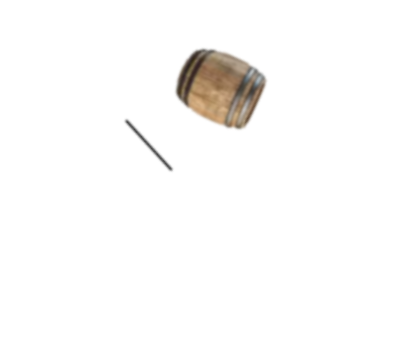
#> input picture data/cask7.png, 410 x 346 px, found by its file name
$ python rotateImgMethod.py
#> lines starting #> are read from the running program, lines starting #| are printed output that depends on the picture; after the words box and inside, x2 and y2 are one past the last pixel; in counts of white or black regions, pixels touching at a corner belong together; long printed decimals are rounded
from itertools import groupby
import cv2,numpy as np,random

#this function is from
# https://stackoverflow.com/questions/43892506/opencv-python-rotate-image-without-cropping-sides
# [26 lines left out: function rotate_image, not called in this run]

def get_h(obj_h,cask_m,real_obj_h=1,):
    global metre_per_pix
    metre_per_pix=real_obj_h/obj_h
    dist=cask_m*metre_per_pix
    return dist


def get_w(h_val=None):
    global cask_contour

    if (not h_val) or h_val>=h//2:
        h_val=random.randint(0,h//2)

    y1,y2=centre_y-h_val,centre_y+h_val
    tot=[]

    #find points on contour with the given height and return average width and both widths
    cask_contour=sorted(cask_contour,key=lambda x:x[0][1])
    for key,group in groupby(cask_contour,lambda x:x[0][1]):
        group=list(group)
        if key==y1 or key==y2:
            first,last=group[0][0],group[-1][0]
            dist=(group[-1][0][0]-group[0][0][0])*metre_per_pix
            tot.append(dist)
            cv2.line(img,first,last,(0,0,255),2)
            cv2.putText(img,f"{dist:.2f}",(first[0],first[1]-5),cv2.FONT_HERSHEY_SIMPLEX,.5,(0,0,255),2)
    return sum(tot)/2,tot

#find all the contours and shapes in the image
def get_shapes():
    global mask,contours,cask_contour,cask_box,obj_contour,obj_box,centre_x,centre_y,x,y,w,h,cnt_ind,coords_obj,dimens_obj,angle_obj
    mask=cv2.inRange(img_process,0,180)
    contours,_=cv2.findContours(mask,cv2.RETR_TREE,cv2.CHAIN_APPROX_NONE)
    contours=sorted(list(contours),key=cv2.contourArea,reverse=True)
    cask_contour=contours[0]
    cask_box=cv2.boundingRect(cask_contour)

    obj_contour=contours[1]
    obj_box=coords_obj,dimens_obj,angle_obj=cv2.minAreaRect(obj_contour)
    print(dimens_obj)
    obj_box=cv2.boxPoints(obj_box)
    obj_box=np.int0(obj_box)
    cnt_ind=0
    x,y,w,h=cask_box
    centre_x,centre_y=((w)//2+x,(h)//2+y)

img=cv2.imread("./data/cask7.png")
#> img is the input picture: shape (346, 410, 3); mean B, G, R 249.1, 250, 250.8
img=cv2.resize(img,(0,0),fx=2,fy=2)
#> img: shape (692, 820, 3)

img_process=cv2.cvtColor(img,cv2.COLOR_BGR2GRAY)
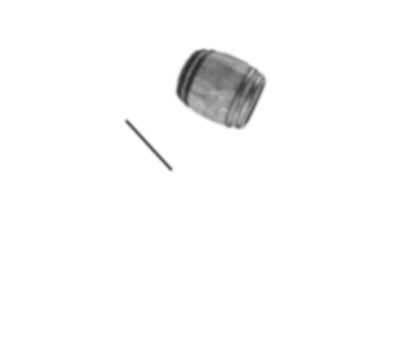
#> img_process: shape (692, 820) (shown at 1/2 size); min 41, max 255, mean 250.2
cv2.imshow("img",img_process)
cv2.imshow("img",img)
cv2.waitKey(0)

img_process=cv2.GaussianBlur(img_process,(5,5),0)
#create mask to get the contour of the cask and known object
mask=cv2.inRange(img_process,0,180)
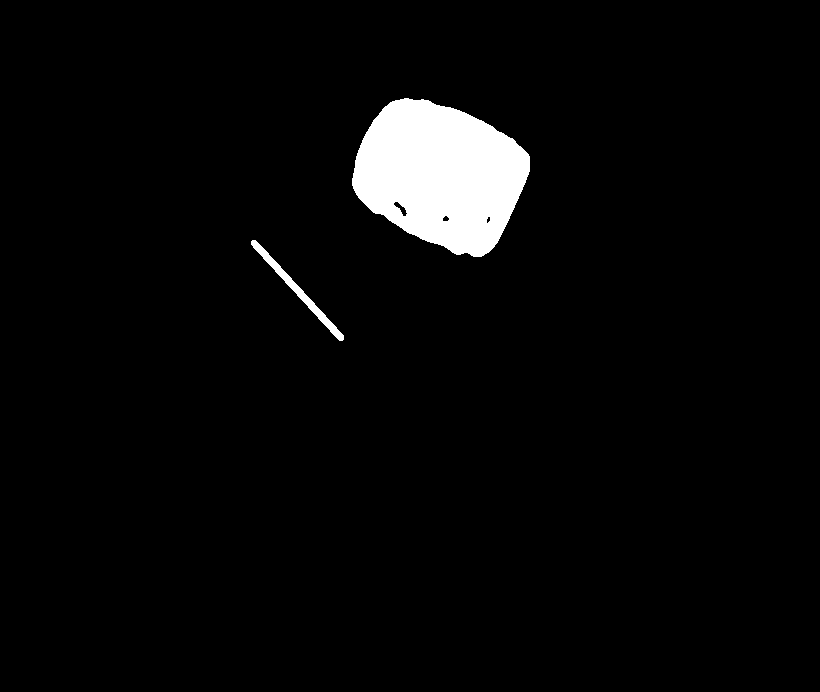
#> mask: shape (692, 820); 3.6% white; 2 white regions

#chain approx none used, as even though it uses more memory it
# ives more reliable results for getting width later
contours,_=cv2.findContours(mask,cv2.RETR_TREE,cv2.CHAIN_APPROX_NONE)
#> contours = 5 contours, 1 with area under 20; largest, box (x1, y1, x2, y2) and area: (352, 98, 530, 257) 19556, (251, 240, 344, 341) 850, (393, 201, 408, 217) 84, (442, 215, 450, 222) 30

#get largest contours which should be the cask and the object and get bounding box and circle
#cask should be the largest contour
contours=sorted(list(contours),key=cv2.contourArea,reverse=True)
cask_contour=contours[0]
#> cask_contour = contour of 463 points, box (x1, y1, x2, y2) (352, 98, 530, 257), area 19556
cask_box=coords_cask,dimens_cask,angle_cask=cv2.minAreaRect(cask_contour)
#> cask_box = ((438.1, 173.3), (132.9, 166.2), -65.22); coords_cask = (438.1, 173.3); dimens_cask = (132.9, 166.2); angle_cask = -65.22
cask_box=cv2.boxPoints(cask_box)
#> cask_box = [[485.7, 268.4], [334.9, 198.8], [390.6, 78.11], [541.4, 147.7]]
cask_box=np.int0(cask_box)
#> cask_box = [[485, 268], [334, 198], [390, 78], [541, 147]]


#rotate the box to get the object in the right orientation
if angle_cask>0 and angle_cask!=90:
    print(angle_cask)
    img=rotate_image(img,angle_cask)

black_mask=cv2.inRange(img,0,0)
#> black_mask: shape (692, 820); every value is 0
img=cv2.bitwise_not(img,img,mask=black_mask)
img_process=cv2.cvtColor(img,cv2.COLOR_BGR2GRAY)
img_process=cv2.GaussianBlur(img_process,(5,5),0)

get_shapes()
#> in get_shapes, `cask_box=cv2.boundingRect(cask_contour)`: cask_box = (352, 98, 178, 159)
#> in get_shapes, `obj_contour=contours[1]`: obj_contour = contour of 206 points, box (x1, y1, x2, y2) (251, 240, 344, 341), area 850
#> in get_shapes, `obj_box=coords_obj,dimens_obj,angle_obj=cv2.minAreaRect(obj_contour)`: obj_box = ((297.1, 289.9), (7.19, 134.5), -42.51); coords_obj = (297.1, 289.9); dimens_obj = (7.19, 134.5); angle_obj = -42.51
#| (7.187, 134.531)
#> in get_shapes, `obj_box=cv2.boxPoints(obj_box)`: obj_box = [[339.9, 341.9], [249, 242.7], [254.3, 237.9], [345.2, 337.1]]
#> in get_shapes, `obj_box=np.int0(obj_box)`: obj_box = [[339, 341], [249, 242], [254, 237], [345, 337]]
#> in get_shapes, `x,y,w,h=cask_box`: x = 352; y = 98; w = 178; h = 159
#> in get_shapes, `centre_x,centre_y=((w)//2+x,(h)//2+y)`: centre_x = 441; centre_y = 177

#if it is horizontal then rotate it to vertical
if cask_box[2]>cask_box[3]:
    img=cv2.rotate(img,cv2.ROTATE_90_CLOCKWISE)
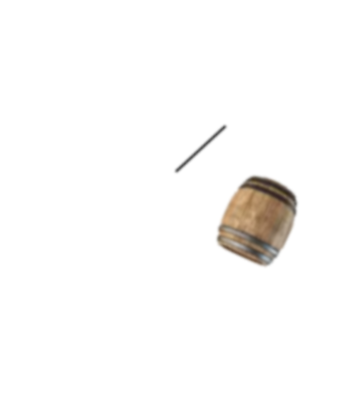
#> img: shape (820, 692, 3) (shown at 1/2 size); mean B, G, R 249.1, 250, 250.8
    img_process=cv2.cvtColor(img,cv2.COLOR_BGR2GRAY)
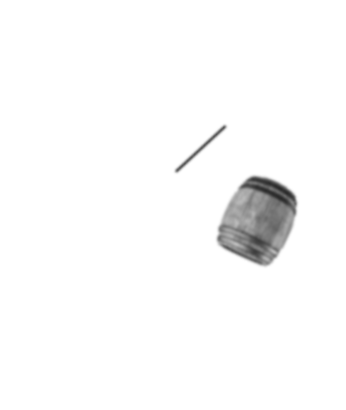
#> img_process: shape (820, 692) (shown at 1/2 size); min 41, max 255, mean 250.2
    img_process=cv2.GaussianBlur(img_process,(5,5),0)
    get_shapes()
#> in get_shapes (call 2), `mask=cv2.inRange(img_process,0,180)`:
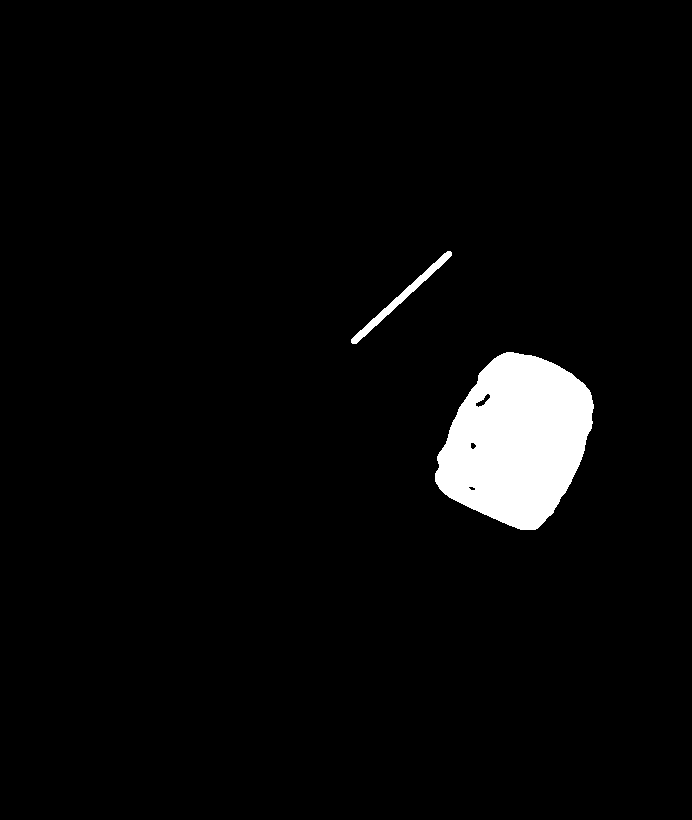
#> mask: shape (820, 692); 3.6% white; 2 white regions
#> in get_shapes (call 2), `contours,_=cv2.findContours(mask,cv2.RETR_TREE,cv2.CHAIN_APPROX_NONE)`: contours = 5 contours, 1 with area under 20; largest, box (x1, y1, x2, y2) and area: (435, 352, 594, 530) 19556, (351, 251, 452, 344) 850, (475, 393, 491, 408) 84, (470, 442, 477, 450) 30
#> in get_shapes (call 2), `cask_contour=contours[0]`: cask_contour = contour of 463 points, box (x1, y1, x2, y2) (435, 352, 594, 530), area 19556
#> in get_shapes (call 2), `cask_box=cv2.boundingRect(cask_contour)`: cask_box = (435, 352, 159, 178)
#> in get_shapes (call 2), `obj_contour=contours[1]`: obj_contour = contour of 206 points, box (x1, y1, x2, y2) (351, 251, 452, 344), area 850
#> in get_shapes (call 2), `obj_box=coords_obj,dimens_obj,angle_obj=cv2.minAreaRect(obj_contour)`: obj_box = ((401.1, 297.1), (134.5, 7.19), -42.51); coords_obj = (401.1, 297.1); dimens_obj = (134.5, 7.19)
#| (134.531, 7.187)
#> in get_shapes (call 2), `obj_box=cv2.boxPoints(obj_box)`: obj_box = [[353.9, 345.2], [349.1, 339.9], [448.3, 249], [453.1, 254.3]]
#> in get_shapes (call 2), `obj_box=np.int0(obj_box)`: obj_box = [[353, 345], [349, 339], [448, 249], [453, 254]]
#> in get_shapes (call 2), `x,y,w,h=cask_box`: x = 435; y = 352; w = 159; h = 178
#> in get_shapes (call 2), `centre_x,centre_y=((w)//2+x,(h)//2+y)`: centre_x = 514; centre_y = 441


#draw the shapes and information
cv2.drawContours(img,[obj_box],-1,(0,0,255),2)
circ=cv2.minEnclosingCircle(cask_contour)
#> circ = ((515.6, 441.3), 89.82)
cv2.drawContours(img,[cask_contour],-1,(0,255,0),2)
cv2.rectangle(img,(cask_box[0],cask_box[1]),(cask_box[0]+cask_box[2],cask_box[1]+cask_box[3]),(0,255,0),2)
cv2.circle(img,(int(circ[0][0]),int(circ[0][1])),int(circ[1]),(0,255,0),2)
cv2.putText(img,"cask",(cask_box[0],cask_box[1]),cv2.FONT_HERSHEY_SIMPLEX,0.5,(255,0,0),2)
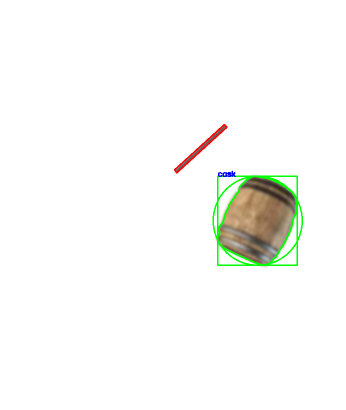
#> img: shape (820, 692, 3) (shown at 1/2 size); mean B, G, R 247, 249.9, 249
real_h=f"{get_h(max(dimens_obj),cask_box[3],1):.2f}"
#> real_h = '1.32'
cv2.putText(img,real_h,(cask_box[0]+cask_box[2],cask_box[1]),cv2.FONT_HERSHEY_SIMPLEX,0.5,(255,0,0),2)
#> img: shape (820, 692, 3); 0.04% of pixels changed, all inside (x1, y1, x2, y2) = (596, 341, 630, 354)

cask_h=get_h(max(dimens_obj),cask_box[3],1)
#> cask_h = 1.32
cv2.circle(img,(centre_x,centre_y),5,(255,255,0),2)
#> img: shape (820, 692, 3); mean B, G, R 247, 249.8, 248.8
get_w()
#> in get_w, `h_val=random.randint(0,h//2)`: h_val = 49
#> in get_w, `y1,y2=centre_y-h_val,centre_y+h_val`: y1 = 392; y2 = 490
#> in get_w, `cask_contour=sorted(cask_contour,key=lambda x:x[0][1])`: cask_contour = 463 items, first 6: [[506, 352]], [[513, 352]], [[512, 352]], [[511, 352]], [[510, 352]], [[509, 352]]
#> the loop in get_w, `for key,group in groupby(cask_contour,lambda x:x[0][1]):` made 178 passes
#> (first, last, dist) on passes 41, 139: ([469, 392], [590, 392], 0.899), ([441, 490], [566, 490], 0.929)
#> after the loop in get_w, `for key,group in groupby(cask_contour,lambda x:x[0][1]):`:
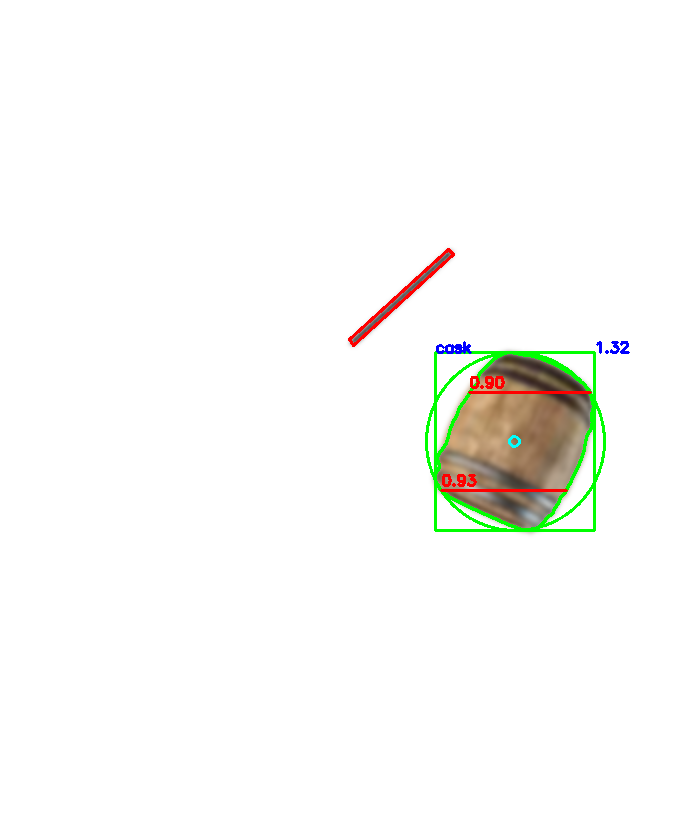
#> img: shape (820, 692, 3); mean B, G, R 246.8, 249.5, 249.1
#> after the loop in get_w, `for key,group in groupby(cask_contour,lambda x:x[0][1]):`: tot = [0.899, 0.929]

cv2.imshow('img',img)
cv2.waitKey(0)

$ run again, with data/cask.jfif saved as data/cask7.png
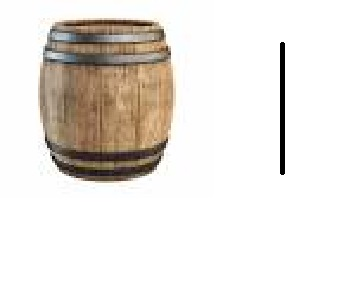
#> input picture data/cask.jfif, 341 x 298 px, found by its file name
#> img is the input picture: shape (298, 341, 3); mean B, G, R 222.4, 227.5, 232.1
#> `mask=cv2.inRange(img_process,0,180)`:
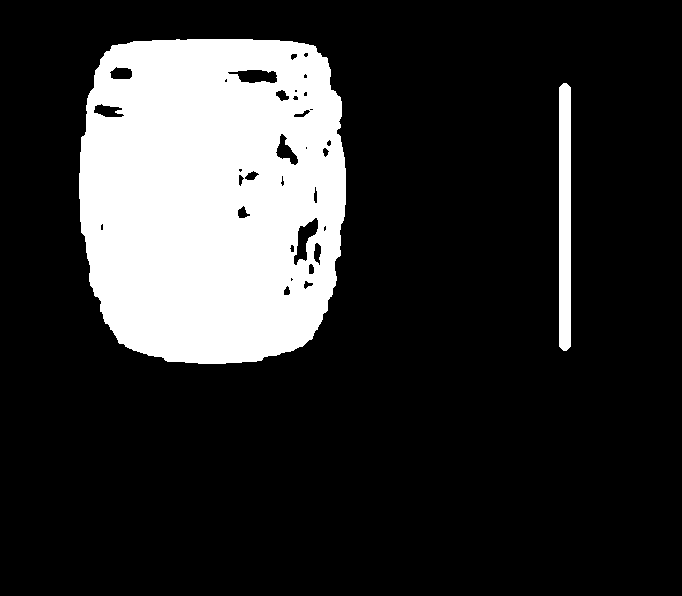
#> mask: shape (596, 682); 19.1% white; 2 white regions
#> `contours,_=cv2.findContours(mask,cv2.RETR_TREE,cv2.CHAIN_APPROX_NONE)`: contours = 34 contours, 11 with area under 20; largest, box (x1, y1, x2, y2) and area: (79, 39, 346, 364) 76486, (559, 83, 571, 351) 2905, (293, 217, 319, 266) 548, (227, 69, 278, 84) 501, (275, 133, 299, 166) 338
#> `cask_contour=contours[0]`: cask_contour = contour of 1015 points, box (x1, y1, x2, y2) (79, 39, 346, 364), area 76486
#> `cask_box=coords_cask,dimens_cask,angle_cask=cv2.minAreaRect(cask_conto..`: cask_box = ((212, 201), (324, 266), -90); coords_cask = (212, 201); dimens_cask = (324, 266); angle_cask = -90
#> `cask_box=cv2.boxPoints(cask_box)`: cask_box = [[345, 363], [79, 363], [79, 39], [345, 39]]
#> black_mask: shape (596, 682); 0.49% white; 3 white regions (2 under 20 px), largest, box (x1, y1, x2, y2) and area: (561, 85, 569, 344) 1982
#> in get_shapes, `contours,_=cv2.findContours(mask,cv2.RETR_TREE,cv2.CHAIN_APPROX_NONE)`: contours = 36 contours, 12 with area under 20; largest, box (x1, y1, x2, y2) and area: (79, 39, 346, 364) 76486, (559, 83, 571, 351) 2417, (560, 91, 570, 341) 2186, (293, 217, 319, 266) 548, (227, 69, 278, 84) 501
#> in get_shapes, `cask_box=cv2.boundingRect(cask_contour)`: cask_box = (79, 39, 267, 325)
#> obj_contour = contour of 540 points, box (x1, y1, x2, y2) (559, 83, 571, 351), area 2417
#> in get_shapes, `obj_box=coords_obj,dimens_obj,angle_obj=cv2.minAreaRect(obj_contour)`: obj_box = ((564.5, 216.5), (267, 11), -90); coords_obj = (564.5, 216.5); dimens_obj = (267, 11); angle_obj = -90
#| (267.0, 11.0)
#> in get_shapes, `obj_box=cv2.boxPoints(obj_box)`: obj_box = [[570, 350], [559, 350], [559, 83], [570, 83]]
#> x = 79; y = 39; w = 267; h = 325
#> centre_x = 212; centre_y = 201
#> circ = ((212.8, 191.9), 178.1)
#> real_h = '1.22'
#> cask_h = 1.22
#> h_val = 98
#> y1 = 103; y2 = 299
#> in get_w, `cask_contour=sorted(cask_contour,key=lambda x:x[0][1])`: cask_contour = 1015 items, first 6: [[176, 39]], [[252, 39]], [[251, 39]], [[250, 39]], [[249, 39]], [[248, 39]]
#> the loop in get_w, `for key,group in groupby(cask_contour,lambda x:x[0][1]):` made 325 passes
#> (first, last, dist) on passes 65, 261: ([87, 103], [341, 103], 0.951), ([99, 299], [328, 299], 0.858)
#> after the loop in get_w, `for key,group in groupby(cask_contour,lambda x:x[0][1]):`:
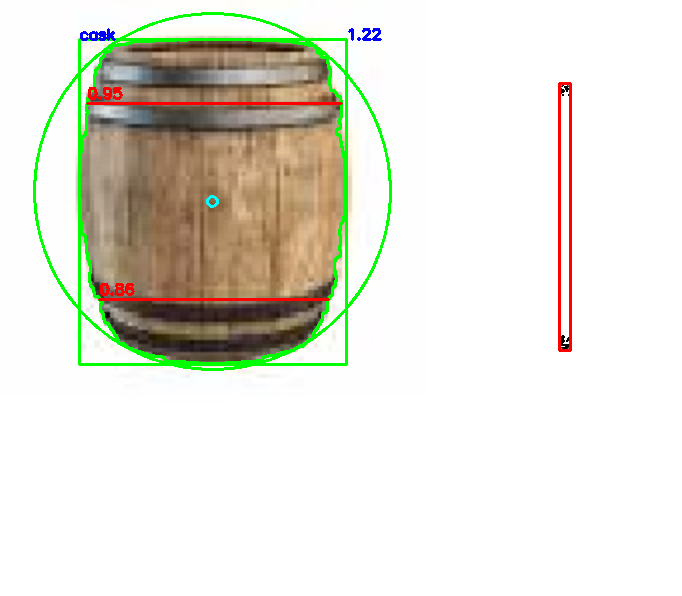
#> img: shape (596, 682, 3); mean B, G, R 217.9, 228, 229
#> after the loop in get_w, `for key,group in groupby(cask_contour,lambda x:x[0][1]):`: tot = [0.951, 0.858]

$ run again, with data/cask2.jfif saved as data/cask7.png
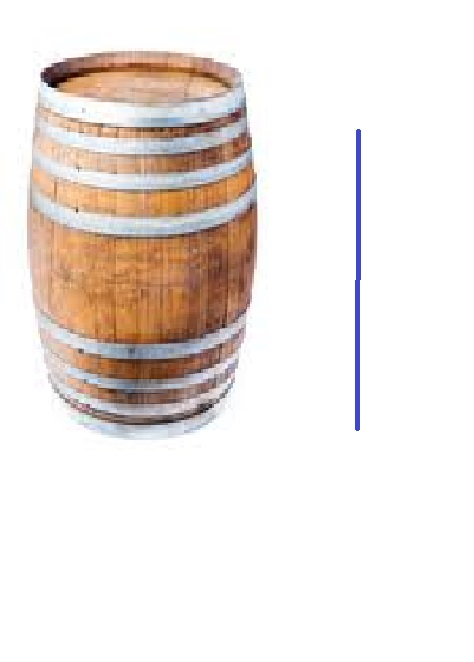
#> input picture data/cask2.jfif, 474 x 662 px, found by its file name
#> img is the input picture: shape (662, 474, 3); mean B, G, R 224.6, 229.1, 237.1
#> `mask=cv2.inRange(img_process,0,180)`:
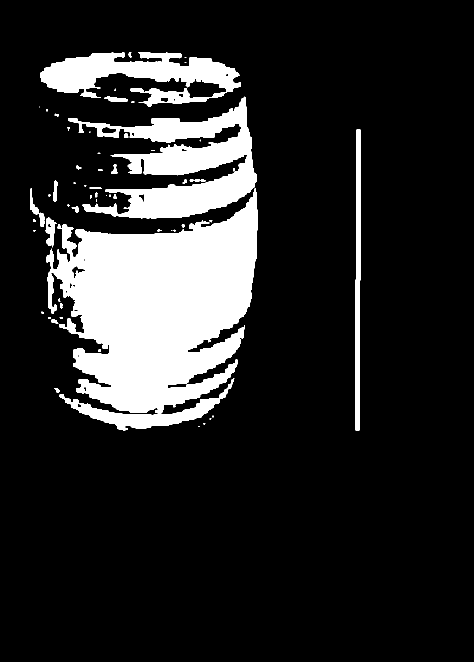
#> mask: shape (1324, 948) (shown at 1/2 size); 15.3% white; 59 white regions (28 under 20 px)
#> contours = 79 contours, 42 with area under 20; largest, box (x1, y1, x2, y2) and area: (93, 377, 515, 861) 122554, (136, 193, 514, 437) 36882, (81, 104, 482, 213) 20556, (710, 258, 722, 862) 5421, (91, 435, 114, 495) 692
#> `cask_contour=contours[0]`: cask_contour = contour of 4094 points, box (x1, y1, x2, y2) (93, 377, 515, 861), area 122554
#> `cask_box=coords_cask,dimens_cask,angle_cask=cv2.minAreaRect(cask_conto..`: cask_box = ((320.2, 626.6), (440.2, 449), -7.05); coords_cask = (320.2, 626.6); dimens_cask = (440.2, 449); angle_cask = -7.05
#> `cask_box=cv2.boxPoints(cask_box)`: cask_box = [[129.3, 876.4], [74.23, 430.7], [511.1, 376.7], [566.2, 822.4]]
#> `cask_box=np.int0(cask_box)`: cask_box = [[129, 876], [74, 430], [511, 376], [566, 822]]
#> black_mask: shape (1324, 948); every value is 0
#> in get_shapes, `cask_box=cv2.boundingRect(cask_contour)`: cask_box = (93, 377, 422, 484)
#> obj_contour = contour of 2689 points, box (x1, y1, x2, y2) (136, 193, 514, 437), area 36882
#> in get_shapes, `obj_box=coords_obj,dimens_obj,angle_obj=cv2.minAreaRect(obj_contour)`: obj_box = ((328.2, 325.8), (360.9, 224.4), -7); coords_obj = (328.2, 325.8); dimens_obj = (360.9, 224.4); angle_obj = -7
#| (360.895, 224.430)
#> in get_shapes, `obj_box=cv2.boxPoints(obj_box)`: obj_box = [[162.8, 459.2], [135.4, 236.4], [493.6, 192.4], [521, 415.2]]
#> in get_shapes, `obj_box=np.int0(obj_box)`: obj_box = [[162, 459], [135, 236], [493, 192], [521, 415]]
#> x = 93; y = 377; w = 422; h = 484
#> centre_x = 304; centre_y = 619
#> circ = ((319, 589.3), 286.2)
#> real_h = '1.34'
#> cask_h = 1.34
#> h_val = 216
#> y1 = 403; y2 = 835
#> in get_w, `cask_contour=sorted(cask_contour,key=lambda x:x[0][1])`: cask_contour = 4094 items, first 6: [[509, 377]], [[511, 377]], [[510, 377]], [[508, 378]], [[511, 378]], [[508, 379]]
#> the loop in get_w, `for key,group in groupby(cask_contour,lambda x:x[0][1]):` made 484 passes
#> (first, last, dist) on passes 27, 459: ([498, 403], [513, 403], 0.0416), ([182, 835], [401, 835], 0.607)
#> after the loop in get_w, `for key,group in groupby(cask_contour,lambda x:x[0][1]):`:
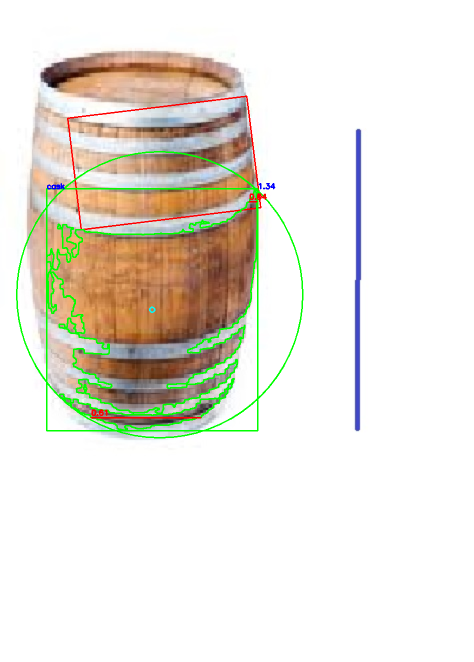
#> img: shape (1324, 948, 3) (shown at 1/2 size); mean B, G, R 220.4, 229.6, 233.2
#> after the loop in get_w, `for key,group in groupby(cask_contour,lambda x:x[0][1]):`: tot = [0.0416, 0.607]
